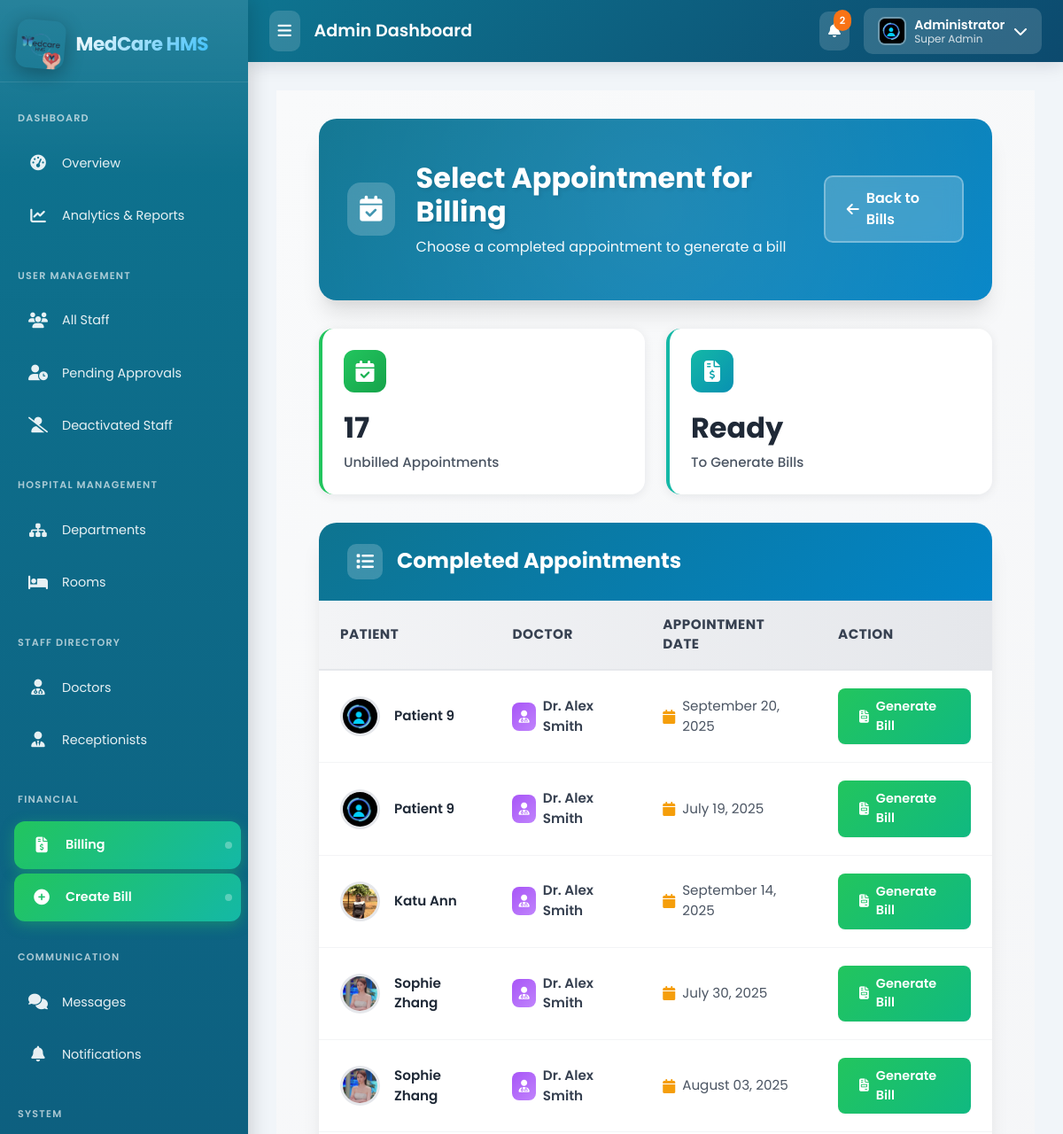
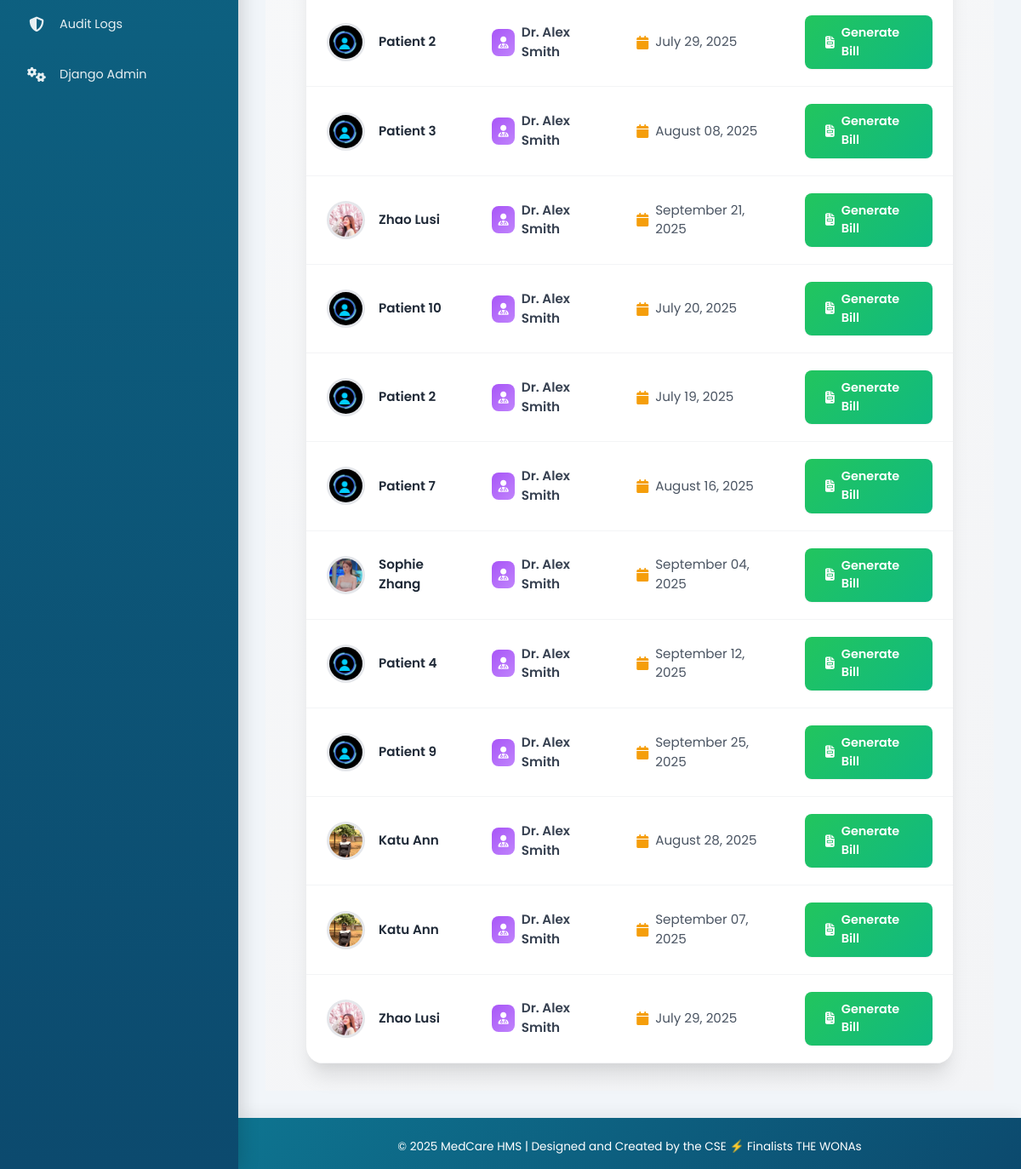
The page /billing/from-appointment/ (signed in) on the database its author committed (2 pictures, top to bottom).
### patients/models.py (models this page shows, shortened)
class Appointment(models.Model):
    STATUS_CHOICES = (
        ('Pending', 'Pending'), ('Approved', 'Approved'), ('Rejected', 'Rejected'),
        ('Completed', 'Completed'), ('Cancelled', 'Cancelled'),
    )
    patient = models.ForeignKey(PatientProfile, on_delete=models.CASCADE)
    doctor = models.ForeignKey(DoctorProfile, on_delete=models.PROTECT) # Protect doctor from deletion if they have appointments
    appointment_date = models.DateField()
    appointment_time = models.TimeField()
    reason = models.TextField()
    status = models.CharField(max_length=20, choices=STATUS_CHOICES, default='Pending')
    attachment = models.FileField(upload_to=get_appointment_attachment_path, null=True, blank=True)
    created_by = models.ForeignKey(settings.AUTH_USER_MODEL, on_delete=models.SET_NULL, null=True, related_name='created_appointments')
    created_at = models.DateTimeField(auto_now_add=True)
    updated_at = models.DateTimeField(auto_now=True)

class PatientProfile(models.Model):
    GENDER_CHOICES = (('Male', 'Male'), ('Female', 'Female'), ('Other', 'Other'))
    BLOOD_GROUP_CHOICES = (
        ('A+', 'A+'), ('A-', 'A-'), ('B+', 'B+'), ('B-', 'B-'),
        ('AB+', 'AB+'), ('AB-', 'AB-'), ('O+', 'O+'), ('O-', 'O-'),
    )
    user = models.OneToOneField(User, on_delete=models.CASCADE, related_name='patientprofile')
    profile_picture = models.ImageField(upload_to=get_patient_image_path, null=True, blank=True, default='static/profile_pictures/default.jpeg')
    date_of_birth = models.DateField(null=True, blank=True)
    gender = models.CharField(max_length=10, choices=GENDER_CHOICES, null=True, blank=True)
    address = models.TextField(max_length=500, null=True, blank=True)
    blood_group = models.CharField(max_length=3, choices=BLOOD_GROUP_CHOICES, null=True, blank=True)
    emergency_contact_name = models.CharField(max_length=100, null=True, blank=True)
    emergency_contact_number = models.CharField(max_length=20, null=True, blank=True)
    medical_history = models.TextField(null=True, blank=True, help_text="Allergies, chronic conditions, etc.")
    insurance_provider = models.CharField(max_length=100, null=True, blank=True)
    insurance_policy_number = models.CharField(max_length=100, null=True, blank=True)

### doctors/models.py (models this page shows)
class DoctorProfile(models.Model):
    user = models.OneToOneField(User, on_delete=models.CASCADE, related_name='doctorprofile')
    profile_picture = models.ImageField(upload_to=get_doctor_image_path, null=True, blank=True, default='profile_pictures/default.jpeg')
    specialization = models.CharField(max_length=100)
    department = models.ForeignKey(Department, on_delete=models.SET_NULL, null=True, blank=True)
    license_number = models.CharField(max_length=100, unique=True, null=True, blank=True)
    years_of_experience = models.PositiveIntegerField(default=0)
    availability = models.TextField(blank=True, null=True, help_text="e.g., Mon-Fri, 9am-5pm")
    def __str__(self):
        return f"Dr. {self.user.first_name} {self.user.last_name}"

### billing/views.py (the view)
# urls.py: path('from-appointment/', views.select_appointment_for_billing, name='select_appointment'),
@login_required
@receptionist_required
def select_appointment_for_billing(request):
    billed_appointment_ids = Bill.objects.exclude(appointment__isnull=True).values_list('appointment_id', flat=True)
    unbilled_appointments = Appointment.objects.filter(status='Completed').exclude(id__in=billed_appointment_ids)
    context = {
        'appointments': unbilled_appointments
    }
    return render(request, 'billing/select_appointment.html', context)

### chat/context_processors.py (called while the page is built)
def unread_chat_messages(request):
    if request.user.is_authenticated:
        threads = request.user.chat_threads.all()
        total_unread = 0
        for thread in threads:
            total_unread += thread.get_unread_count_for_user(request.user)
        return {'unread_chat_messages_count': total_unread}
    return {'unread_chat_messages_count': 0}

### chat/models.py (called while the page is built)
    def get_unread_count_for_user(self, user):
        return self.messages.filter(is_read=False).exclude(sender=user).count()

### notifications/context_processors.py (called while the page is built)
def unread_notifications(request):
    if request.user.is_authenticated:
        count = Notification.objects.filter(recipient=request.user, is_read=False).count()
        return {'unread_notifications_count': count}
    return {}

### templates/billing/select_appointment.html (shortened to what this page needs)
{% extends 'base_admin.html' %}
{% load static %}
{% block content %}
<div class="select-appointment-wrapper">
    <div class="page-header">
            <div class="header-content">
                <div class="header-left">
                    <div class="header-icon">
                        <i class="fas fa-calendar-check"></i>
                    </div>
                    <div class="header-text">
                        <h1>Select Appointment for Billing</h1>
                        <p>Choose a completed appointment to generate a bill</p>
                    </div>
                </div>
                <a href="{% url 'billing:bill_list' %}" class="btn-back">
                    <i class="fas fa-arrow-left"></i>
                    Back to Bills
                </a>
            </div>
        </div>
        <div class="stats-container">
            <div class="stat-card">
                <div class="stat-icon">
                    <i class="fas fa-calendar-check"></i>
                </div>
                <div class="stat-value">{{ appointments|length }}</div>
                <div class="stat-label">Unbilled Appointments</div>
            </div>
            <div class="stat-card purple">
                <div class="stat-icon">
                    <i class="fas fa-file-invoice-dollar"></i>
                </div>
                <div class="stat-value">Ready</div>
                <div class="stat-label">To Generate Bills</div>
            </div>
        </div>
        <div class="table-container">
            <div class="table-header">
                <div class="table-header-icon">
                    <i class="fas fa-list"></i>
                </div>
                <h2>Completed Appointments</h2>
            </div>
            {% if appointments %}
                <table class="appointments-table">
                    <thead>
                        <tr>
                            <th>Patient</th>
                            <th>Doctor</th>
                            <th>Appointment Date</th>
                            <th>Action</th>
                        </tr>
                    </thead>
                    <tbody>
                        {% for appt in appointments %}
                        <tr>
                            <td data-label="Patient">
                                <div class="patient-info">
                                    <img src="{% if appt.patient.profile_picture %}{{ appt.patient.profile_picture.url }}{% else %}{% static 'images/default.jpeg' %}{% endif %}"
                                         alt="{{ appt.patient.user.get_full_name }}"
                                         class="patient-avatar">
                                    <span class="patient-name">{{ appt.patient.user.get_full_name }}</span>
                                </div>
                            </td>
                            <td data-label="Doctor">
                                <div class="doctor-info">
                                    <div class="doctor-icon">
                                        <i class="fas fa-user-md"></i>
                                    </div>
                                    <span class="doctor-name">{{ appt.doctor }}</span>
                                </div>
                            </td>
                            <td data-label="Date">
                                <div class="date-info">
                                    <i class="fas fa-calendar date-icon"></i>
                                    <span>{{ appt.appointment_date|date:"F d, Y" }}</span>
                                </div>
                            </td>
                            <td data-label="Action">
                                <a href="{% url 'billing:create_bill_from_appointment' appt.pk %}" class="btn-generate">
                                    <i class="fas fa-file-invoice"></i>
                                    Generate Bill
                                </a>
                            </td>
                        </tr>
                        {% endfor %}
                    </tbody>
                </table>
            {% endif %}
        </div>
</div>
{% endblock %}

### templates/base_admin.html (shortened to what this page needs)
{% load static %}
<!DOCTYPE html>
<html lang="en">
<head>
    <link href="https://cdn.jsdelivr.net/npm/bootstrap@5.3.0/dist/css/bootstrap.min.css" rel="stylesheet">
    <link rel="stylesheet" href="https://cdnjs.cloudflare.com/ajax/libs/font-awesome/6.4.0/css/all.min.css">
</head>
<body>
    <nav class="sidebar" id="adminSidebar">
        <div class="sidebar-brand">
            <img src="{% static 'images/logo.png' %}" alt="MedCare Logo">
            <span class="brand-text">MedCare HMS</span>
        </div>
        <div class="nav-section">
            <div class="nav-section-title">Dashboard</div>
            <a href="{% url 'accounts:admin_dashboard' %}" class="menu-link {% if request.resolver_match.url_name == 'admin_dashboard' %}active{% endif %}" data-tooltip="Overview">
                <span class="menu-icon"><i class="fas fa-tachometer-alt"></i></span>
                <span class="menu-text">Overview</span>
            </a>
            <a href="{% url 'reports:reports_dashboard' %}" class="menu-link {% if request.resolver_match.app_name == 'reports' %}active{% endif %}" data-tooltip="Analytics & Reports">
                <span class="menu-icon"><i class="fas fa-chart-line"></i></span>
                <span class="menu-text">Analytics & Reports</span>
            </a>
        </div>
        <div class="nav-section">
            <div class="nav-section-title">User Management</div>
            <a href="{% url 'accounts:staff_management_list' %}" class="menu-link" data-tooltip="All Staff">
                <span class="menu-icon"><i class="fas fa-users"></i></span>
                <span class="menu-text">All Staff</span>
            </a>
            <a href="{% url 'accounts:pending_staff_list' %}" class="menu-link" data-tooltip="Pending Approvals">
                <span class="menu-icon"><i class="fas fa-user-clock"></i></span>
                <span class="menu-text">Pending Approvals</span>
            </a>
            <a href="{% url 'accounts:deactivated_staff_list' %}" class="menu-link" data-tooltip="Deactivated Staff">
                <span class="menu-icon"><i class="fas fa-user-slash"></i></span>
                <span class="menu-text">Deactivated Staff</span>
            </a>
        </div>
        <div class="nav-section">
            <div class="nav-section-title">Hospital Management</div>
            <a href="{% url 'management:department_list' %}" class="menu-link" data-tooltip="Departments">
                <span class="menu-icon"><i class="fas fa-sitemap"></i></span>
                <span class="menu-text">Departments</span>
            </a>
            <a href="{% url 'management:room_list' %}" class="menu-link" data-tooltip="Rooms">
                <span class="menu-icon"><i class="fas fa-bed"></i></span>
                <span class="menu-text">Rooms</span>
            </a>
        </div>
        <div class="nav-section">
            <div class="nav-section-title">Staff Directory</div>
            <a href="{% url 'management:doctor_list' %}" class="menu-link" data-tooltip="Doctors">
                <span class="menu-icon"><i class="fas fa-user-md"></i></span>
                <span class="menu-text">Doctors</span>
            </a>
            <a href="{% url 'management:receptionist_list' %}" class="menu-link" data-tooltip="Receptionists">
                <span class="menu-icon"><i class="fas fa-user-tie"></i></span>
                <span class="menu-text">Receptionists</span>
            </a>
        </div>
        <div class="nav-section">
            <div class="nav-section-title">Financial</div>
            <a href="{% url 'billing:bill_list' %}" class="menu-link" data-tooltip="Billing">
                <span class="menu-icon"><i class="fas fa-file-invoice-dollar"></i></span>
                <span class="menu-text">Billing</span>
            </a>
            <a href="{% url 'billing:select_appointment' %}" class="menu-link" data-tooltip="Create Bill">
                <span class="menu-icon"><i class="fas fa-plus-circle"></i></span>
                <span class="menu-text">Create Bill</span>
            </a>
        </div>
        <div class="nav-section">
            <div class="nav-section-title">Communication</div>
            <a href="{% url 'chat:thread_list' %}" class="menu-link" data-tooltip="Messages">
                <span class="menu-icon"><i class="fas fa-comments"></i></span>
                <span class="menu-text">Messages</span>
            </a>
            <a href="{% url 'notifications:notification_list' %}" class="menu-link" data-tooltip="Notifications">
                <span class="menu-icon"><i class="fas fa-bell"></i></span>
                <span class="menu-text">Notifications</span>
            </a>
        </div>
        <div class="nav-section">
            <div class="nav-section-title">System</div>
            <a href="{% url 'audit:audit_feed' %}" class="menu-link {% if request.resolver_match.app_name == 'audit' %}active{% endif %}" data-tooltip="Audit Logs">
                <span class="menu-icon"><i class="fas fa-shield-halved"></i></span>
                <span class="menu-text">Audit Logs</span>
            </a>
            <a href="{% url 'admin:index' %}" class="menu-link" data-tooltip="Django Admin">
                <span class="menu-icon"><i class="fas fa-cogs"></i></span>
                <span class="menu-text">Django Admin</span>
            </a>
        </div>
    </nav>
    <div class="content-wrapper" id="adminContent">
        <div class="topbar">
            <div class="topbar-left">
                <button class="sidebar-toggle" id="sidebarToggle">
                    <i class="fas fa-bars"></i>
                </button>
                <h6 class="topbar-title mb-0">Admin Dashboard</h6>
            </div>
            <div class="topbar-right">
                <div class="notification-dropdown">
                    <button class="notification-btn" id="notificationToggle">
                        <i class="fas fa-bell"></i>
                        {% if unread_notifications_count > 0 %}
                        <span class="notification-badge" id="notificationBadge">{{ unread_notifications_count }}</span>
                        {% endif %}
                    </button>
                </div>
                <div class="user-dropdown">
                    <button class="user-toggle" id="userMenuToggle">
                        <img src="{% if user.profile.image %}{{ user.profile.image.url }}{% else %}{% static 'profile_pictures/default.jpeg' %}{% endif %}"
                             alt="User Avatar" class="user-avatar">
                        <div class="user-info">
                            <span class="user-name">{{ user.get_full_name|default:user.username }}</span>
                            <span class="user-role">{% if user.is_superuser %}Super Admin{% else %}Admin{% endif %}</span>
                        </div>
                        <i class="fas fa-chevron-down"></i>
                    </button>
                </div>
            </div>
        </div>
        <div class="main-content">
            {% block content %}{% endblock %}
        </div>
        <footer>
            <p class="mb-0">© 2025 MedCare HMS | Designed and Created by the CSE ⚡ Finalists THE WONAs</p>
        </footer>
    </div>
</body>
</html>

### templates/components/messages.html (style rules this page uses)
:root { --message-success: #10b981; --message-success-bg: #ecfdf5; --message-success-border: #a7f3d0; --message-success-text: #065f46; --message-error: #ef4444; --message-error-bg: #fef2f2; --message-error-border: #fecaca; --message-error-text: #991b1b; --message-warning: #f59e0b; --message-warning-bg: #fffbeb; --message-warning-border: #fed7aa; --message-warning-text: #92400e; --message-info: #3b82f6; --message-info-bg: #eff6ff; --message-info-border: #bfdbfe; --message-info-text: #1e40af; --message-slide-duration: 300ms; --message-fade-duration: 250ms; --message-scale-duration: 200ms; }

### rows shown on the page
Appointment: patient.profile_picture (placeholder picture), patient.user.get_full_name "Patient 9", doctor "Dr. Alex Smith", appointment_date "September 20, 2025"
Appointment: patient.profile_picture (placeholder picture), patient.user.get_full_name "Patient 9", doctor "Dr. Alex Smith", appointment_date "July 19, 2025"
Appointment: patient.profile_picture (picture), patient.user.get_full_name "Katu Ann", doctor "Dr. Alex Smith", appointment_date "September 14, 2025"
Appointment: patient.last_name (picture), patient.user.get_full_name "Sophie Zhang", doctor "Dr. Alex Smith", appointment_date "July 30, 2025"
Appointment: patient.last_name (picture), patient.user.get_full_name "Sophie Zhang", doctor "Dr. Alex Smith", appointment_date "August 03, 2025"
Appointment: patient.profile_picture (placeholder picture), patient.user.get_full_name "Patient 2", doctor "Dr. Alex Smith", appointment_date "July 29, 2025"
Appointment: patient.profile_picture (placeholder picture), patient.user.get_full_name "Patient 3", doctor "Dr. Alex Smith", appointment_date "August 08, 2025"
Appointment: patient.last_name (picture), patient.user.get_full_name "Zhao Lusi", doctor "Dr. Alex Smith", appointment_date "September 21, 2025"
Appointment: patient.profile_picture (placeholder picture), patient.user.get_full_name "Patient 10", doctor "Dr. Alex Smith", appointment_date "July 20, 2025"
Appointment: patient.profile_picture (placeholder picture), patient.user.get_full_name "Patient 2", doctor "Dr. Alex Smith", appointment_date "July 19, 2025"
Appointment: patient.profile_picture (placeholder picture), patient.user.get_full_name "Patient 7", doctor "Dr. Alex Smith", appointment_date "August 16, 2025"
Appointment: patient.last_name (picture), patient.user.get_full_name "Sophie Zhang", doctor "Dr. Alex Smith", appointment_date "September 04, 2025"
Appointment: patient.profile_picture (placeholder picture), patient.user.get_full_name "Patient 4", doctor "Dr. Alex Smith", appointment_date "September 12, 2025"
Appointment: patient.profile_picture (placeholder picture), patient.user.get_full_name "Patient 9", doctor "Dr. Alex Smith", appointment_date "September 25, 2025"
Appointment: patient.profile_picture (picture), patient.user.get_full_name "Katu Ann", doctor "Dr. Alex Smith", appointment_date "August 28, 2025"
Appointment: patient.profile_picture (picture), patient.user.get_full_name "Katu Ann", doctor "Dr. Alex Smith", appointment_date "September 07, 2025"
Appointment: patient.last_name (picture), patient.user.get_full_name "Zhao Lusi", doctor "Dr. Alex Smith", appointment_date "July 29, 2025"

### other values the page prints
{{ unread_notifications_count }} "2"
{{ user.get_full_name|default:user.username }} "Administrator"
{{ appointments|length }} "17"
